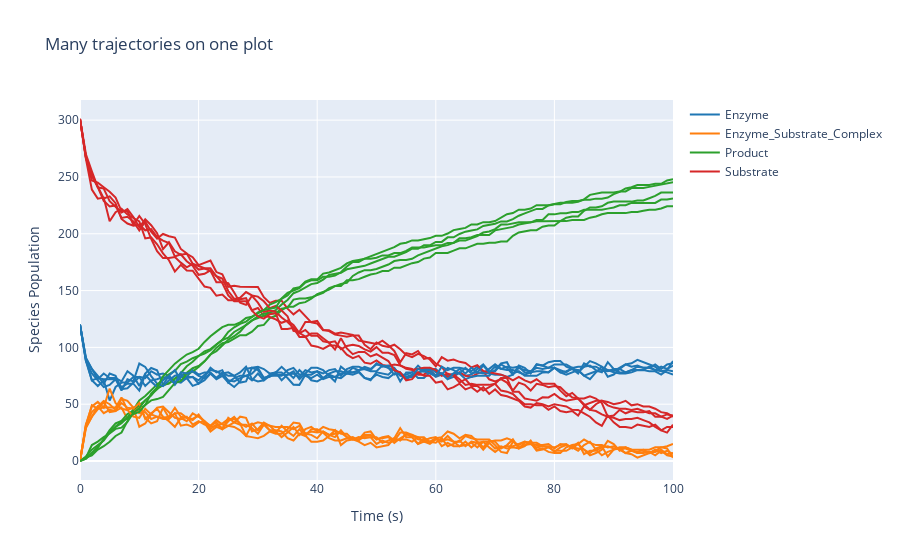

The notebook cell saved with this chart:
### Code cell
results_many_trajectories.plotplotly(title="Many trajectories on one plot")
